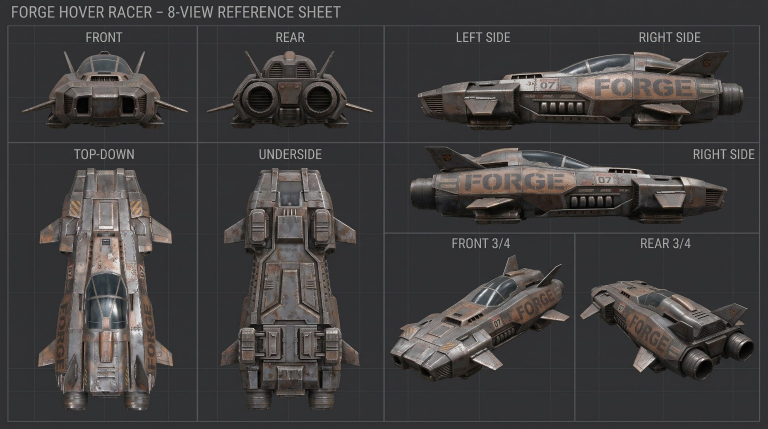
#> input picture art/hero_01/references/forge_8view_original.jpg, 1536 x 857 px (shown at 1/2 size)
$ python ai_forge_triposr_trial.py prepare
#> lines starting #> are read from the running program, lines starting #| are printed output that depends on the picture
#!/usr/bin/env python3
"""Isolated, auditable TripoSR image-to-3D trial for the Forge hero craft.

Outputs are experimental GLB inspection assets, never promoted to the game.
Input artwork: the user's existing checked-in 8-view Forge reference.
"""
import argparse
import hashlib
import json
from pathlib import Path
from PIL import Image

ROOT = Path(__file__).resolve().parents[1]
OUT = ROOT / "build" / "forge_triposr_trial"
REF = ROOT / "art" / "hero_01" / "references" / "forge_8view_original.jpg"
# Calibrated using the existing art AI pipeline (tools/forge_reference_ai.py).
CROP = (773, 505, 1140, 819)

def prepare():
    OUT.mkdir(parents=True, exist_ok=True)
    if not REF.is_file():
        raise SystemExit("Missing Forge eight-view artwork: " + str(REF))
    original = Image.open(REF).convert("RGB")
#> original is the input picture: PIL image 1536x857 RGB; mean R, G, B 64.5, 62.3, 62.3
    if original.size != (1536, 857):
        raise SystemExit("Artwork size changed; do not use stale crop coordinates.")
    crop = original.crop(CROP)
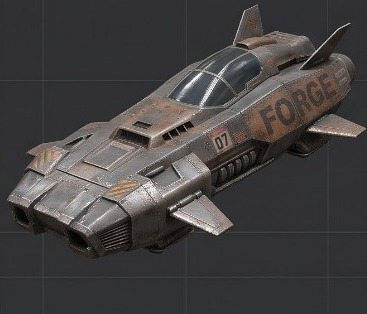
#> crop: PIL image 367x314 RGB; mean R, G, B 69, 66.5, 66.1
    crop.thumbnail((420, 420), Image.Resampling.LANCZOS)
    canvas = Image.new("RGB", (512, 512), (128, 128, 128))
#> canvas: PIL image 512x512 RGB; every value is 128
    canvas.paste(crop, ((512 - crop.width)//2, (512 - crop.height)//2))
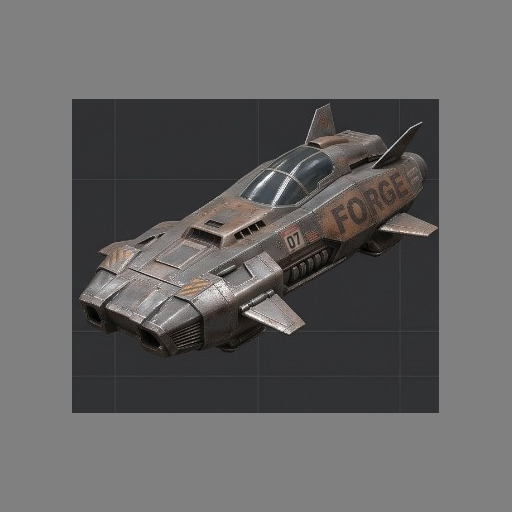
#> canvas: PIL image 512x512 RGB; mean R, G, B 102.1, 101, 100.8
    image_path = OUT / "forge_front_three_quarter_input.png"
    canvas.save(image_path)
    meta = {
        "input_file": str(REF.relative_to(ROOT)),
        "input_sha256": hashlib.sha256(REF.read_bytes()).hexdigest(),
        "crop_bbox": list(CROP),
        "crop_type": "front_three_quarter",
        "generator": "VAST-AI-Research/TripoSR",
        "weights": "stabilityai/TripoSR",
        "inference": "CPU, single image, 128 marching-cubes resolution",
        "status": "INPUT_ONLY_NOT_AI_MESH",
        "source_model_modified": False,
        "production_export": False,
    }
    (OUT / "trial_provenance.json").write_text(json.dumps(meta, indent=2)+"\n")
    print("FORGE_TRIPOSR_INPUT_READY", image_path, flush=True)

def audit():
    import trimesh
    model = OUT / "0" / "mesh.glb"
    if not model.is_file() or model.stat().st_size < 1024:
        raise SystemExit("AI inference did not create a valid mesh.glb.")
    scene = trimesh.load(model, force="scene", process=False)
    meshes = [g for g in scene.geometry.values() if isinstance(g, trimesh.Trimesh)]
    if not meshes or not sum(len(m.faces) for m in meshes):
        raise SystemExit("AI output has zero triangle faces.")
    result = OUT / "FORGE_AI_TRIPOSR_INSPECTION.glb"
    result.write_bytes(scene.export(file_type="glb"))
    readback = trimesh.load(result, force="scene", process=False)
    geometries = list(readback.geometry.values())
    report = json.loads((OUT / "trial_provenance.json").read_text())
    report.update({
        "status": "AI_MESH_GENERATED_AND_GLB_RELOADED",
        "output": result.name,
        "output_sha256": hashlib.sha256(result.read_bytes()).hexdigest(),
        "output_bytes": result.stat().st_size,
        "mesh_count": len(geometries),
        "vertices": sum(len(m.vertices) for m in geometries),
        "triangles": sum(len(m.faces) for m in geometries),
        "bounds": readback.bounds.tolist(),
        "limitations": [
            "single-view geometry is inferred and cannot guarantee rear or underside fidelity",
            "not a replacement for existing engineered multipart Forge assembly",
            "unapproved inspection-only geometry; no Godot integration",
            "AI output must pass visual multi-view review and license provenance audit"
        ]
    })
    (OUT / "TRIPOSR_FORGE_REPORT.json").write_text(json.dumps(report, indent=2)+"\n")
    print("FORGE_TRIPOSR_REAL_GLB_VERIFIED", json.dumps({
        "triangles": report["triangles"], "meshes": report["mesh_count"],
        "bytes": report["output_bytes"]
    }), flush=True)

if __name__ == "__main__":
    ap = argparse.ArgumentParser()
    ap.add_argument("mode", choices=["prepare", "audit"])
    args = ap.parse_args()
    (prepare if args.mode == "prepare" else audit)()

$ run again, with art/hero_01/references/forge_parts_breakdown.jpg copied over art/hero_01/references/forge_8view_original.jpg
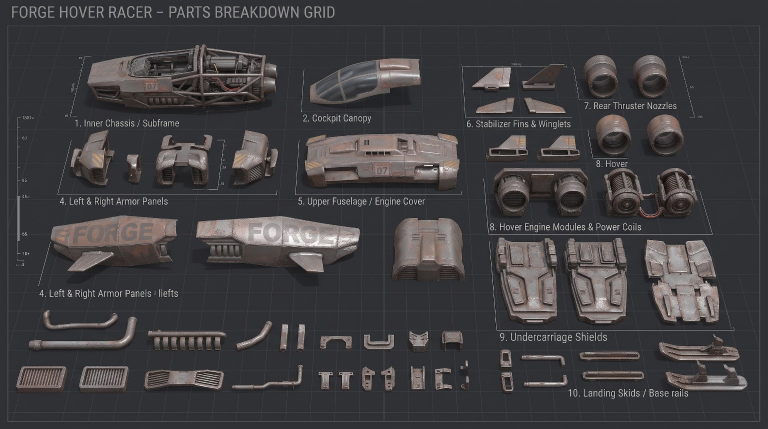
#> input picture art/hero_01/references/forge_parts_breakdown.jpg, 1536 x 857 px (shown at 1/2 size)
#> in prepare, original is the input picture: PIL image 1536x857 RGB; mean R, G, B 64.8, 63, 65.1
#> in prepare, `crop = original.crop(CROP)`:
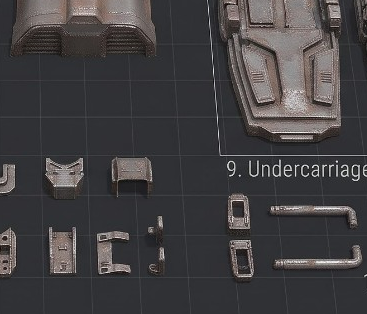
#> crop: PIL image 367x314 RGB; mean R, G, B 66.5, 64.4, 66.4
#> in prepare, `canvas.paste(crop, ((512 - crop.width)//2, (512 - crop.height)//2))`:
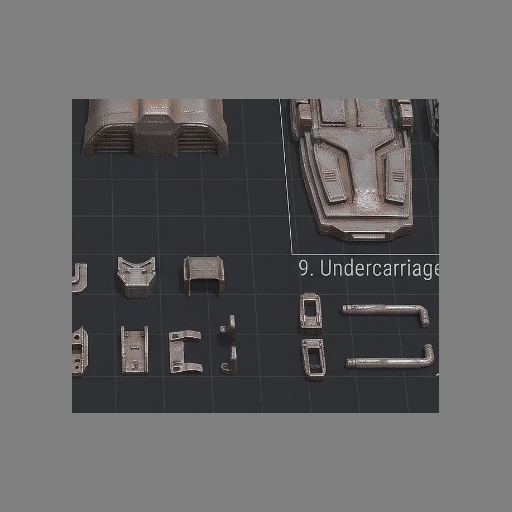
#> canvas: PIL image 512x512 RGB; mean R, G, B 101, 100, 100.9
